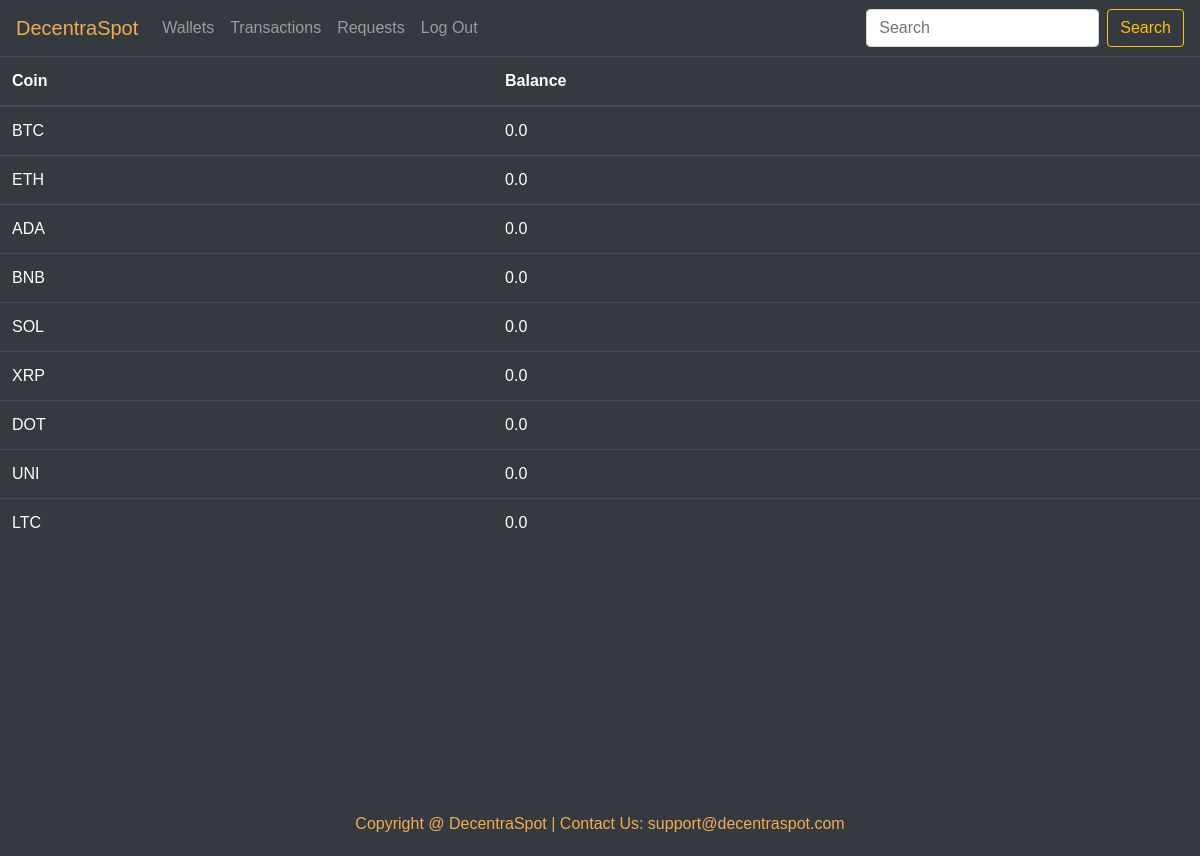
Screenshot of /balance/levi (signed in) with the database file from the repository.
### exchange/models.py (models this page shows, shortened)
class Balance(models.Model):
    user=models.ForeignKey(User, on_delete=models.CASCADE, related_name='user')
    usd=models.FloatField(default=0)
    btc=models.FloatField(default=0)
    eth=models.FloatField(default=0)
    ada=models.FloatField(default=0)
    bnb=models.FloatField(default=0)
    sol=models.FloatField(default=0)
    xrp=models.FloatField(default=0)
    dot=models.FloatField(default=0)
    uni=models.FloatField(default=0)
    ltc=models.FloatField(default=0)

### exchange/views.py (the view)
# urls.py: path('balance/<str:username>', views.balance, name='balance')
def balance(request, username):
    if request.user.is_authenticated:
        user=User.objects.get(username=username)
        balance=Balance.objects.get(user=user.id)
        return render(request, 'exchange/balance.html',{
            'balance':balance
        })
    else:
        return HttpResponseRedirect(reverse('login'))

### exchange/templates/exchange/balance.html
{% extends "exchange/layout.html" %}
{% load static %}
{% block body %}
<div style="height:800px;" class="bg-dark text-white">
<div class="table-responsive">
    <table class="table table-dark table-hover">
        <thead>
            <tr>
                <th scope="col">Coin</th>
                <th scope="col">Balance</th>
            </tr>
        </thead>
        <tbody>
            <tr>
                <td>BTC</td>
                <td>{{ balance.btc }}</td>
            </tr>
            <tr>
                <td>ETH</td>
                <td>{{ balance.eth }}</td>
            </tr>
            <tr>
                <td>ADA</td>
                <td>{{ balance.ada }}</td>
            </tr>
            <tr>
                <td>BNB</td>
                <td>{{ balance.bnb }}</td>
            </tr>
            <tr>
                <td>SOL</td>
                <td>{{ balance.sol }}</td>
            </tr>
            <tr>
                <td>XRP</td>
                <td>{{ balance.xrp }}</td>
            </tr>
            <tr>
                <td>DOT</td>
                <td>{{ balance.dot }}</td>
            </tr>
            <tr>
                <td>UNI</td>
                <td>{{ balance.uni }}</td>
            </tr>
            <tr>
                <td>LTC</td>
                <td>{{ balance.ltc }}</td>
            </tr>
        </tbody>
    </table>
</div><br><br>
</div>
{% endblock %}

### exchange/static/exchange/style.css (style rules this page uses)
body { font-family: 'Manrope', sans-serif; min-height: 400px; clear: both; }

### rows the page displays
Balance: btc "0.0", eth "0.0", ada "0.0", bnb "0.0", sol "0.0", xrp "0.0", dot "0.0", uni "0.0", ltc "0.0"
